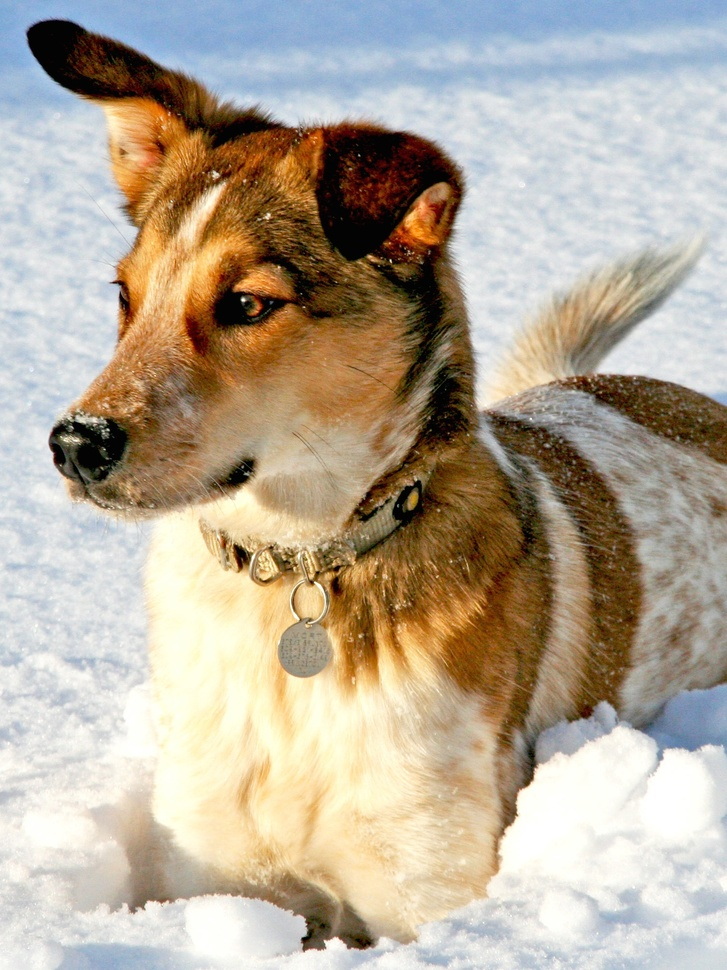
#> input picture DATA/dog.jpg, 727 x 970 px, shrunk from 1500 x 2000 before the run
$ jupyter execute HW_2.1.ipynb
#> lines starting #> are read from the running program, lines starting #| are printed output that depends on the picture; after the words box and inside, x2 and y2 are one past the last pixel; in counts of white or black regions, pixels touching at a corner belong together
# 2.1

[cell 1]
from matplotlib.image import imread
import matplotlib.pyplot as plt
import numpy as np
import os
from skimage import color

A = imread(os.path.join('DATA', 'dog.jpg'))
#> A is the input picture: shape (970, 727, 3); mean R, G, B 181.4, 169.5, 152
print(A.shape)
#| (970, 727, 3)
imgGray = color.rgb2gray(A)
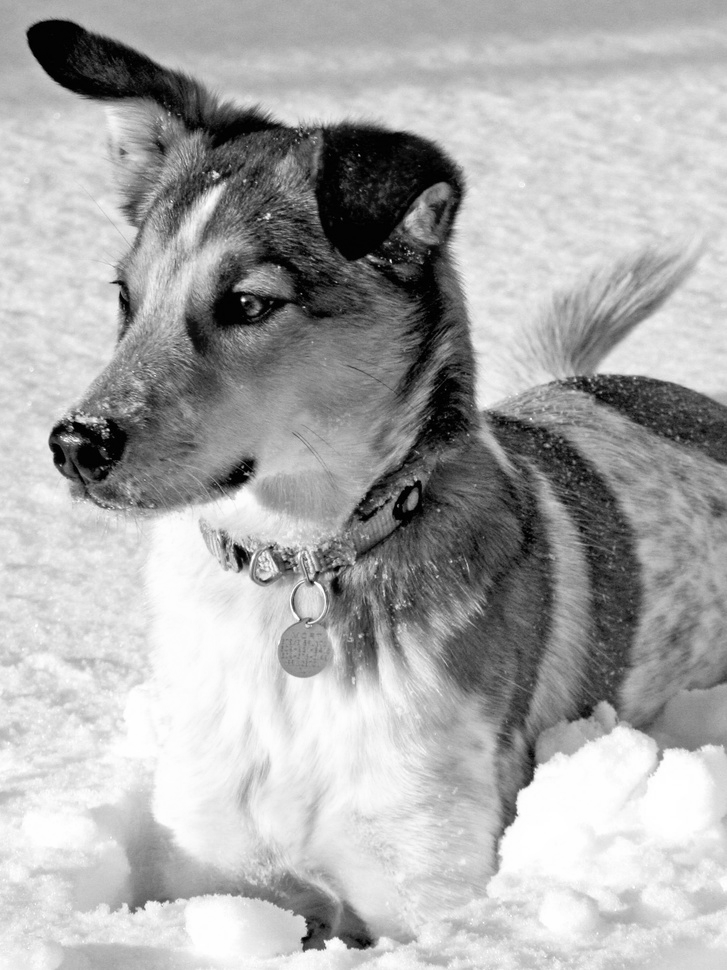
#> imgGray: shape (970, 727) float64; min 0, max 1, mean 0.67
img = plt.imshow(imgGray)


img.set_cmap('gray')
plt.axis('off')
plt.show()

[cell 2]
# compute DFT of image
Bt = np.fft.fft2(imgGray)
# sort by magnitude
Btsort = np.sort(np.abs(Bt.reshape(-1)))

[cell 3]
error_list = []
keep_list = [0.1, 0.05, 0.01, 0.002]
for keep in keep_list:
    thresh = Btsort[int(np.floor((1-keep)*len(Btsort)))]
    ind = np.abs(Bt)>thresh          # Find small indices
    Atlow = Bt * ind                 # Threshold small indices
    Alow = np.fft.ifft2(Atlow).real  # Compressed image
    rel_err = np.linalg.norm(imgGray - Alow, 'fro')/np.linalg.norm(imgGray, 'fro')
    rel_err = (rel_err)**2
    error_list.append(rel_err)
    plt.figure()
    plt.imshow(Alow,cmap='gray')
    plt.axis('off')
    plt.title('Compressed image: keep = ' + str(keep))
#> this loop made 4 passes
#> (thresh, rel_err) on passes 1 to 4: (54.2, 0.000958), (85.52, 0.00158), (266.5, 0.00378), (946.4, 0.00884)
#> pass 1, `ind = np.abs(Bt)>thresh`:
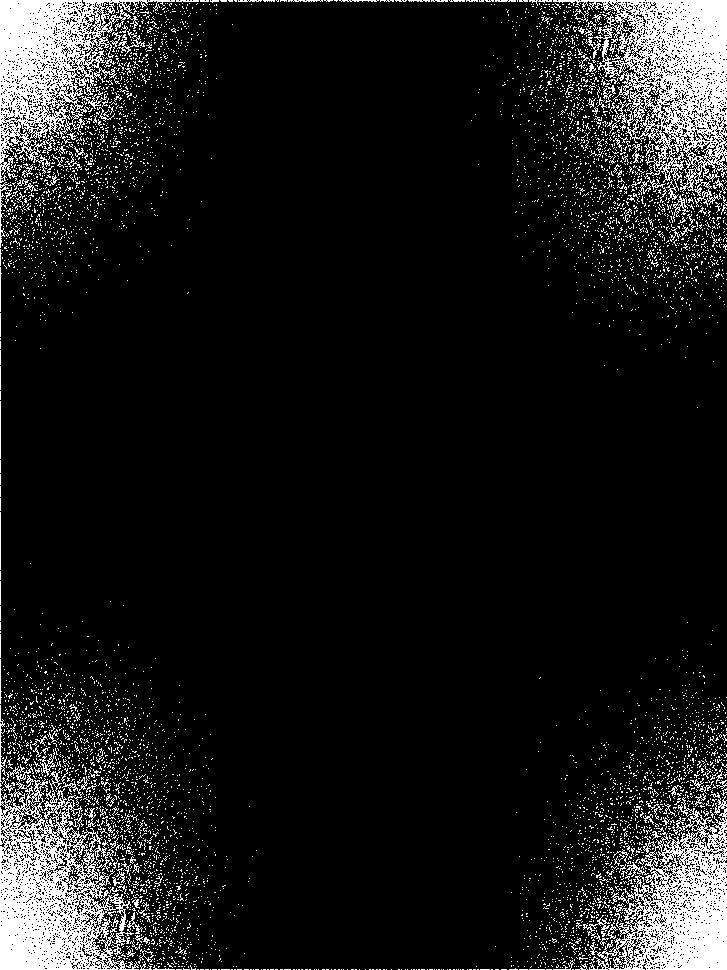
#> ind: shape (970, 727) bool; 10% white; 6100 white regions (5960 under 20 px), largest, box (x1, y1, x2, y2) and area: (553, 0, 727, 207) 14118, (0, 764, 139, 970) 14071, (0, 0, 175, 183) 11430
#> pass 2, `ind = np.abs(Bt)>thresh`:
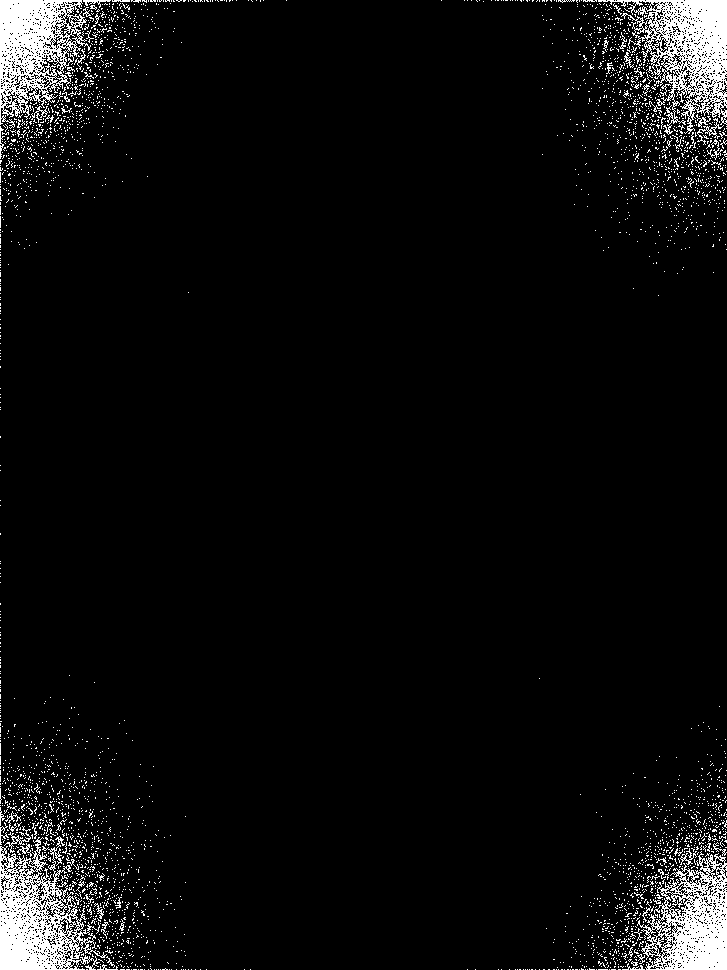
#> ind: shape (970, 727) bool; 5% white; 3611 white regions (3554 under 20 px), largest, box (x1, y1, x2, y2) and area: (598, 0, 727, 135) 6769, (0, 836, 107, 970) 6720, (0, 0, 91, 129) 5932
#> after the loop, error_list = [0.000958, 0.00158, 0.00378, 0.00884]
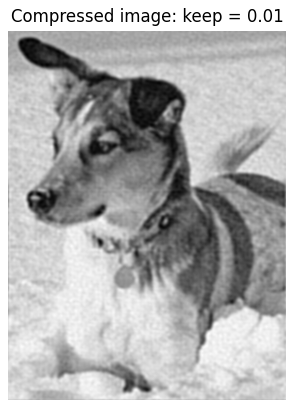
#> figure drawn by matplotlib, 1 panel
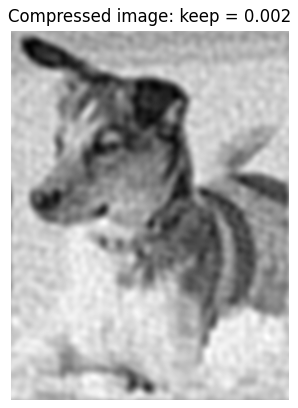
#> figure drawn by matplotlib, 1 panel

[cell 4]
plt.figure()
plt.plot(keep_list, error_list)
plt.xticks(keep_list)
plt.title('rel error')
plt.show()
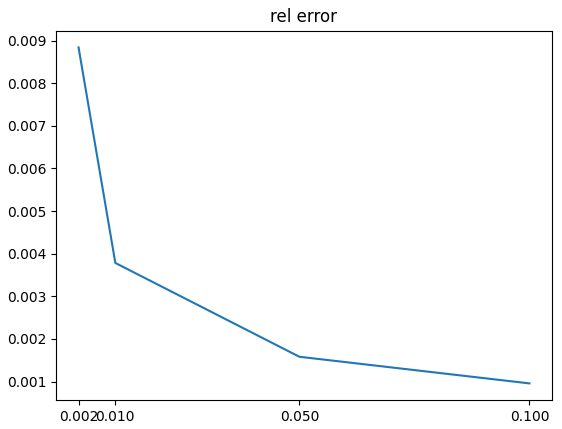
#> figure drawn by matplotlib, 1 panel
